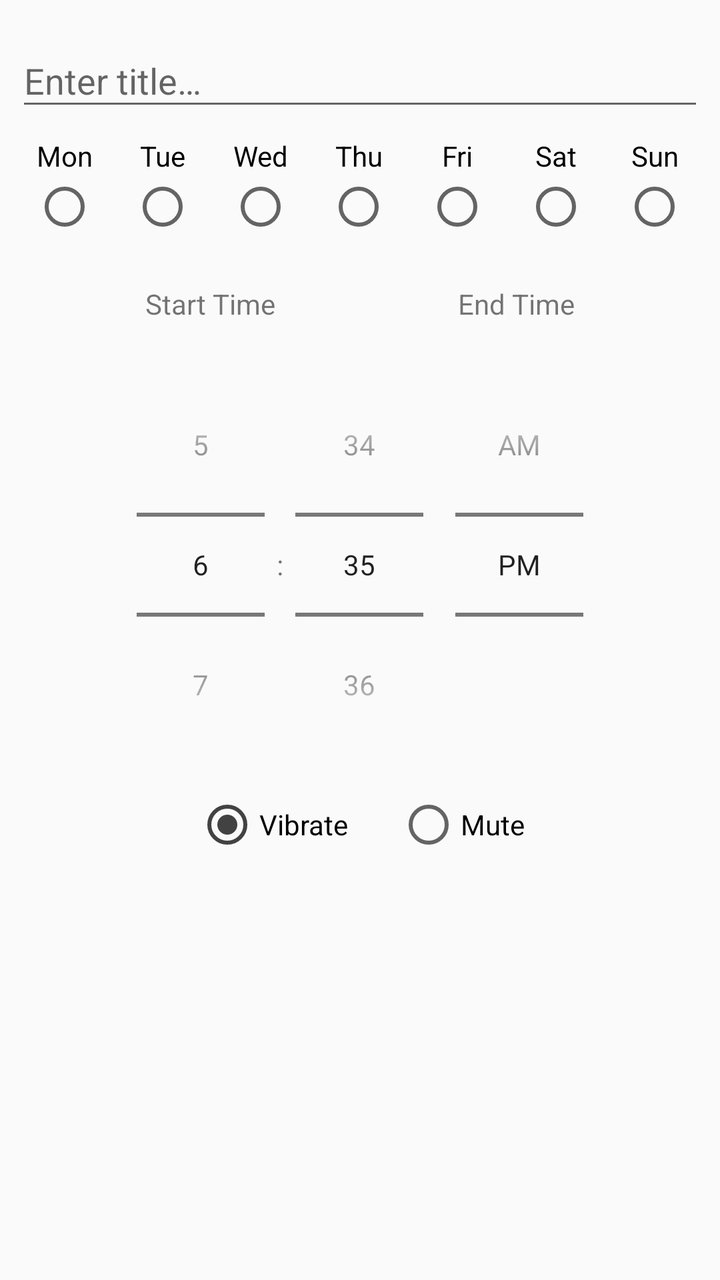
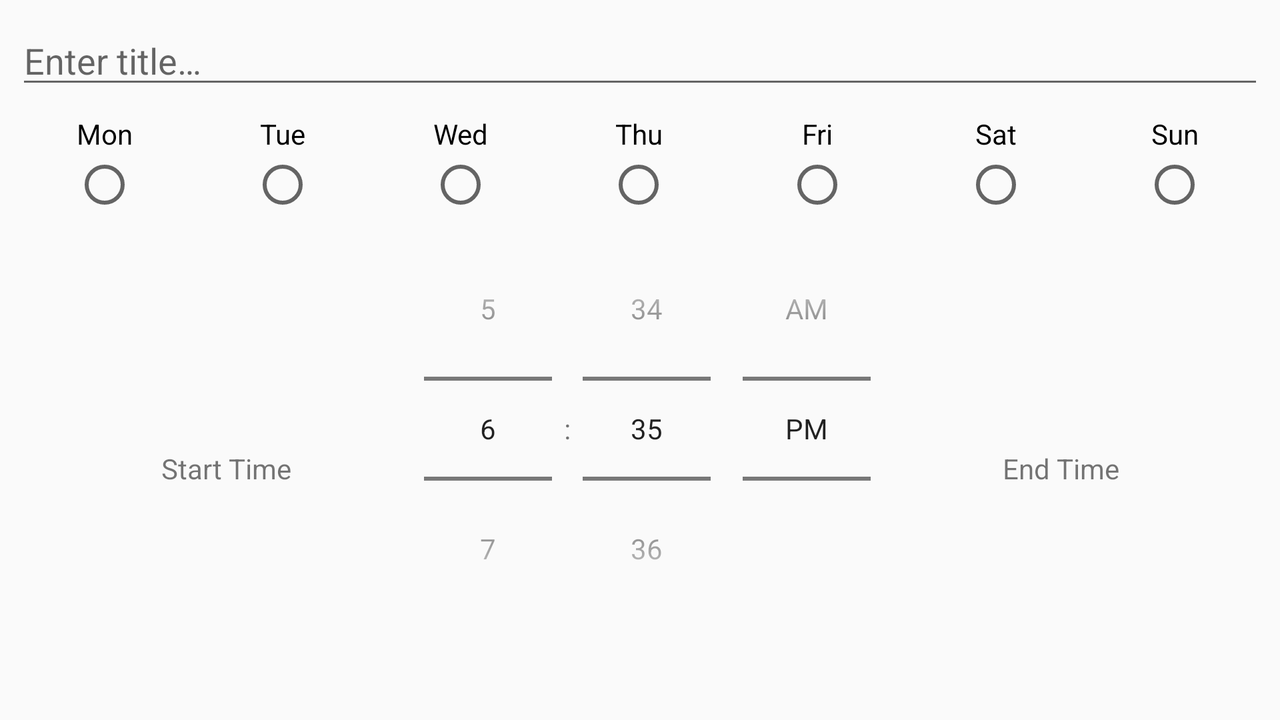

Two renders of one Android screen. The first uses the default layout on a phone; the second uses the alternative layout the repository ships for a different screen configuration, on a matching device. The two XML files are below.
<!-- AndroidManifest.xml: application theme LightTheme -->
<!-- res/layout/fragment_add_edit.xml -->
<?xml version="1.0" encoding="utf-8"?>
<androidx.constraintlayout.widget.ConstraintLayout xmlns:android="http://schemas.android.com/apk/res/android"
    xmlns:app="http://schemas.android.com/apk/res-auto"
    xmlns:tools="http://schemas.android.com/tools"
    android:id="@+id/addedit_fragment"
    android:layout_width="match_parent"
    android:layout_height="match_parent"
    android:focusable="true"
    android:focusableInTouchMode="true"
    tools:context=".fragments.AddEditFragment"
    tools:layout_marginTop="?attr/actionBarSize">

    <com.google.android.material.textfield.TextInputLayout
        android:id="@+id/edit_quiet_time_title_layout"
        android:layout_width="match_parent"
        android:layout_height="wrap_content"
        android:layout_marginStart="8dp"
        android:layout_marginTop="8dp"
        android:layout_marginEnd="8dp"
        app:layout_constraintEnd_toEndOf="parent"
        app:layout_constraintStart_toStartOf="parent"
        app:layout_constraintTop_toTopOf="parent">

        <EditText
            android:id="@+id/edit_quiet_time_title"
            android:layout_width="match_parent"
            android:layout_height="wrap_content"
            android:autofillHints=""
            android:hint="@string/hint_enter_title"
            android:imeOptions="normal|actionDone"
            android:inputType="text"
            android:maxLength="64" />
    </com.google.android.material.textfield.TextInputLayout>

    <LinearLayout
        android:id="@+id/edit_days"
        android:layout_width="0dp"
        android:layout_height="wrap_content"
        android:layout_marginStart="8dp"
        android:layout_marginTop="8dp"
        android:layout_marginEnd="8dp"
        android:orientation="horizontal"
        app:layout_constraintEnd_toEndOf="parent"
        app:layout_constraintHorizontal_bias="0.0"
        app:layout_constraintStart_toStartOf="parent"
        app:layout_constraintTop_toBottomOf="@id/edit_quiet_time_title_layout">

        <CheckBox
            android:id="@+id/edit_day1"
            style="@style/VerticalRadioButton"
            android:layout_width="wrap_content"
            android:layout_height="wrap_content"
            android:layout_marginStart="8dp"
            android:layout_marginEnd="8dp"
            android:layout_weight="1"
            android:gravity="center"
            android:text="@string/monday_short" />

        <CheckBox
            android:id="@+id/edit_day2"
            style="@style/VerticalRadioButton"
            android:layout_width="wrap_content"
            android:layout_height="wrap_content"
            android:layout_marginStart="8dp"
            android:layout_marginEnd="8dp"
            android:layout_weight="1"
            android:text="@string/tuesday_short" />

        <CheckBox
            android:id="@+id/edit_day3"
            style="@style/VerticalRadioButton"
            android:layout_width="wrap_content"
            android:layout_height="wrap_content"
            android:layout_marginStart="8dp"
            android:layout_marginEnd="8dp"
            android:layout_weight="1"
            android:text="@string/wednesday_short" />

        <CheckBox
            android:id="@+id/edit_day4"
            style="@style/VerticalRadioButton"
            android:layout_width="wrap_content"
            android:layout_height="wrap_content"
            android:layout_marginStart="8dp"
            android:layout_marginEnd="8dp"
            android:layout_weight="1"
            android:text="@string/thursday_short" />

        <CheckBox
            android:id="@+id/edit_day5"
            style="@style/VerticalRadioButton"
            android:layout_width="wrap_content"
            android:layout_height="wrap_content"
            android:layout_marginStart="8dp"
            android:layout_marginEnd="8dp"
            android:layout_weight="1"
            android:text="@string/friday_short" />

        <CheckBox
            android:id="@+id/edit_day6"
            style="@style/VerticalRadioButton"
            android:layout_width="wrap_content"
            android:layout_height="wrap_content"
            android:layout_marginStart="8dp"
            android:layout_marginEnd="8dp"
            android:layout_weight="1"
            android:text="@string/saturday_short" />

        <CheckBox
            android:id="@+id/edit_day7"
            style="@style/VerticalRadioButton"
            android:layout_width="wrap_content"
            android:layout_height="wrap_content"
            android:layout_marginStart="8dp"
            android:layout_marginEnd="8dp"
            android:layout_weight="1"
            android:text="@string/sunday_short" />
    </LinearLayout>

    <TextView
        android:id="@+id/start_time_label"
        android:layout_width="wrap_content"
        android:layout_height="wrap_content"
        android:layout_marginTop="16dp"
        android:background="@drawable/tab_button_transition"
        android:padding="7dp"
        android:paddingStart="18dp"
        android:paddingEnd="18dp"
        android:paddingBottom="10dp"
        android:text="@string/qt_item_start_time"
        app:layout_constraintEnd_toStartOf="@+id/end_time_label"
        app:layout_constraintHorizontal_bias="0.5"
        app:layout_constraintStart_toStartOf="parent"
        app:layout_constraintTop_toBottomOf="@+id/edit_days" />

    <TextView
        android:id="@+id/end_time_label"
        android:layout_width="wrap_content"
        android:layout_height="wrap_content"
        android:layout_marginTop="16dp"
        android:background="@drawable/tab_button_transition"
        android:padding="7dp"
        android:paddingStart="18dp"
        android:paddingEnd="18dp"
        android:paddingBottom="10dp"
        android:text="@string/qt_item_end_time"
        app:layout_constraintEnd_toEndOf="parent"
        app:layout_constraintHorizontal_bias="0.5"
        app:layout_constraintStart_toEndOf="@+id/start_time_label"
        app:layout_constraintTop_toBottomOf="@+id/edit_days" />

    <TimePicker
        android:id="@+id/edit_time_picker"
        android:layout_width="match_parent"
        android:layout_height="wrap_content"
        android:layout_marginStart="8dp"
        android:layout_marginTop="8dp"
        android:layout_marginEnd="8dp"
        android:descendantFocusability="blocksDescendants"
        android:timePickerMode="spinner"
        app:layout_constraintBottom_toTopOf="@+id/edit_silence_mode_group"
        app:layout_constraintEnd_toEndOf="parent"
        app:layout_constraintHorizontal_bias="0.5"
        app:layout_constraintStart_toStartOf="parent"
        app:layout_constraintTop_toBottomOf="@+id/start_time_label"
        app:layout_constraintVertical_bias="0.0"
        app:layout_constraintVertical_chainStyle="packed" />

    <RadioGroup
        android:id="@+id/edit_silence_mode_group"
        android:layout_width="wrap_content"
        android:layout_height="wrap_content"
        android:layout_marginTop="8dp"
        android:orientation="horizontal"
        app:layout_constraintBottom_toBottomOf="parent"
        app:layout_constraintEnd_toEndOf="parent"
        app:layout_constraintHorizontal_bias="0.5"
        app:layout_constraintStart_toStartOf="parent"
        app:layout_constraintTop_toBottomOf="@+id/edit_time_picker">

        <RadioButton
            android:id="@+id/edit_vibrate_button"
            android:layout_width="match_parent"
            android:layout_height="wrap_content"
            android:layout_marginEnd="12dp"
            android:checked="true"
            android:text="@string/vibrate" />

        <RadioButton
            android:id="@+id/edit_mute_button"
            android:layout_width="match_parent"
            android:layout_height="wrap_content"
            android:layout_marginStart="12dp"
            android:text="@string/mute" />
    </RadioGroup>

</androidx.constraintlayout.widget.ConstraintLayout>
<!-- resources referenced by this layout -->
<resources>
  <string name="friday_short">Fri</string>
  <string name="hint_enter_title">Enter title…</string>
  <string name="monday_short">Mon</string>
  <string name="mute">Mute</string>
  <string name="qt_item_end_time">End Time</string>
  <string name="qt_item_start_time">Start Time</string>
  <string name="saturday_short">Sat</string>
  <string name="sunday_short">Sun</string>
  <string name="thursday_short">Thu</string>
  <string name="tuesday_short">Tue</string>
  <string name="vibrate">Vibrate</string>
  <string name="wednesday_short">Wed</string>
  <style name="VerticalRadioButton">
          <item name="android:button">@null</item>
          <item name="android:drawableBottom">?android:attr/listChoiceIndicatorSingle</item>
          <item name="android:gravity">center_horizontal|bottom</item>
      </style>
  <style name="LightTheme" parent="AppTheme">
          <item name="colorPrimary">@color/light_colorPrimary</item>
          <item name="colorPrimaryDark">@color/light_colorPrimaryDark</item>
          <item name="colorAccent">@color/light_colorAccent</item>
          <item name="background">@color/light_background</item>
          <item name="colorCardViewLine">@color/light_separator_line</item>
          <item name="colorIcon">@color/light_icon</item>
          <item name="colorShadowOverBackground">@color/light_shadowOverBackground</item>
      </style>
  <style name="AppTheme" parent="Theme.AppCompat.Light.NoActionBar">
          
          <item name="colorPrimary">@color/colorPrimary</item>
          <item name="colorPrimaryDark">@color/colorPrimaryDark</item>
          <item name="colorAccent">@color/colorAccent</item>
      </style>
  <color name="light_colorPrimary">#FF5722</color>
  <color name="light_colorPrimaryDark">#BF360C</color>
  <color name="light_colorAccent">#424242</color>
  <color name="light_background">#FAFAFA</color>
  <color name="light_separator_line">#C1C1C1</color>
  <color name="colorPrimary">#6200EE</color>
  <color name="colorPrimaryDark">#3700B3</color>
  <color name="colorAccent">#03DAC5</color>
</resources>
<!-- res/layout-land/fragment_add_edit.xml (the author's variant of the layout above) -->
<!-- drawn on the phone turned sideways -->
<?xml version="1.0" encoding="utf-8"?>
<androidx.constraintlayout.widget.ConstraintLayout xmlns:android="http://schemas.android.com/apk/res/android"
    xmlns:app="http://schemas.android.com/apk/res-auto"
    xmlns:tools="http://schemas.android.com/tools"
    android:id="@+id/addedit_fragment"
    android:layout_width="match_parent"
    android:layout_height="match_parent"
    android:focusable="true"
    android:focusableInTouchMode="true"
    tools:context=".fragments.AddEditFragment"
    tools:layout_marginTop="?attr/actionBarSize">

    <EditText
        android:id="@+id/edit_quiet_time_title"
        android:layout_width="0dp"
        android:layout_height="wrap_content"
        android:layout_marginStart="8dp"
        android:layout_marginTop="8dp"
        android:layout_marginEnd="8dp"
        android:autofillHints=""
        android:hint="@string/hint_enter_title"
        android:imeOptions="normal|actionDone"
        android:inputType="text"
        android:maxLength="64"
        app:layout_constraintEnd_toEndOf="parent"
        app:layout_constraintStart_toStartOf="parent"
        app:layout_constraintTop_toTopOf="parent" />

    <LinearLayout
        android:id="@+id/edit_days"
        android:layout_width="0dp"
        android:layout_height="wrap_content"
        android:layout_marginStart="8dp"
        android:layout_marginTop="8dp"
        android:layout_marginEnd="8dp"
        android:orientation="horizontal"
        app:layout_constraintEnd_toEndOf="parent"
        app:layout_constraintHorizontal_bias="0.0"
        app:layout_constraintStart_toStartOf="parent"
        app:layout_constraintTop_toBottomOf="@id/edit_quiet_time_title">

        <CheckBox
            android:id="@+id/edit_day1"
            style="@style/VerticalRadioButton"
            android:layout_width="wrap_content"
            android:layout_height="wrap_content"
            android:layout_marginStart="8dp"
            android:layout_marginEnd="8dp"
            android:layout_weight="1"
            android:gravity="center"
            android:text="@string/monday_short" />

        <CheckBox
            android:id="@+id/edit_day2"
            style="@style/VerticalRadioButton"
            android:layout_width="wrap_content"
            android:layout_height="wrap_content"
            android:layout_marginStart="8dp"
            android:layout_marginEnd="8dp"
            android:layout_weight="1"
            android:text="@string/tuesday_short" />

        <CheckBox
            android:id="@+id/edit_day3"
            style="@style/VerticalRadioButton"
            android:layout_width="wrap_content"
            android:layout_height="wrap_content"
            android:layout_marginStart="8dp"
            android:layout_marginEnd="8dp"
            android:layout_weight="1"
            android:text="@string/wednesday_short" />

        <CheckBox
            android:id="@+id/edit_day4"
            style="@style/VerticalRadioButton"
            android:layout_width="wrap_content"
            android:layout_height="wrap_content"
            android:layout_marginStart="8dp"
            android:layout_marginEnd="8dp"
            android:layout_weight="1"
            android:text="@string/thursday_short" />

        <CheckBox
            android:id="@+id/edit_day5"
            style="@style/VerticalRadioButton"
            android:layout_width="wrap_content"
            android:layout_height="wrap_content"
            android:layout_marginStart="8dp"
            android:layout_marginEnd="8dp"
            android:layout_weight="1"
            android:text="@string/friday_short" />

        <CheckBox
            android:id="@+id/edit_day6"
            style="@style/VerticalRadioButton"
            android:layout_width="wrap_content"
            android:layout_height="wrap_content"
            android:layout_marginStart="8dp"
            android:layout_marginEnd="8dp"
            android:layout_weight="1"
            android:text="@string/saturday_short" />

        <CheckBox
            android:id="@+id/edit_day7"
            style="@style/VerticalRadioButton"
            android:layout_width="wrap_content"
            android:layout_height="wrap_content"
            android:layout_marginStart="8dp"
            android:layout_marginEnd="8dp"
            android:layout_weight="1"
            android:text="@string/sunday_short" />
    </LinearLayout>

    <TextView
        android:id="@+id/start_time_label"
        android:layout_width="wrap_content"
        android:layout_height="wrap_content"
        android:layout_marginTop="16dp"
        android:layout_marginEnd="32dp"
        android:layout_marginBottom="16dp"
        android:background="@drawable/tab_button_transition"
        android:padding="7dp"
        android:paddingStart="18dp"
        android:paddingEnd="18dp"
        android:paddingBottom="10dp"
        android:text="@string/qt_item_start_time"
        app:layout_constraintBottom_toBottomOf="parent"
        app:layout_constraintEnd_toStartOf="@+id/edit_time_picker"
        app:layout_constraintHorizontal_chainStyle="packed"
        app:layout_constraintHorizontal_weight="1"
        app:layout_constraintStart_toStartOf="parent"
        app:layout_constraintTop_toBottomOf="@+id/edit_days" />

    <TimePicker
        android:id="@+id/edit_time_picker"
        android:layout_width="wrap_content"
        android:layout_height="0dp"
        android:descendantFocusability="blocksDescendants"
        android:timePickerMode="spinner"
        app:layout_constraintBottom_toBottomOf="parent"
        app:layout_constraintEnd_toStartOf="@+id/end_time_label"
        app:layout_constraintHorizontal_bias="0.5"
        app:layout_constraintHorizontal_weight="5"
        app:layout_constraintStart_toEndOf="@+id/start_time_label"
        app:layout_constraintTop_toBottomOf="@+id/edit_days"
        app:layout_constraintVertical_bias="0.5" />

    <TextView
        android:id="@+id/end_time_label"
        android:layout_width="wrap_content"
        android:layout_height="wrap_content"
        android:layout_marginStart="32dp"
        android:layout_marginTop="16dp"
        android:layout_marginBottom="16dp"
        android:background="@drawable/tab_button_transition"
        android:padding="7dp"
        android:paddingStart="18dp"
        android:paddingEnd="18dp"
        android:paddingBottom="10dp"
        android:text="@string/qt_item_end_time"
        app:layout_constraintBottom_toBottomOf="parent"
        app:layout_constraintEnd_toEndOf="parent"
        app:layout_constraintHorizontal_bias="0.5"
        app:layout_constraintHorizontal_weight="1"
        app:layout_constraintStart_toEndOf="@+id/edit_time_picker"
        app:layout_constraintTop_toBottomOf="@+id/edit_days" />

</androidx.constraintlayout.widget.ConstraintLayout>
<!-- resources referenced by the variant -->
<!-- as the phone turned sideways resolves them -->
<resources>
  <string name="friday_short">Fri</string>
  <string name="hint_enter_title">Enter title…</string>
  <string name="monday_short">Mon</string>
  <string name="qt_item_end_time">End Time</string>
  <string name="qt_item_start_time">Start Time</string>
  <string name="saturday_short">Sat</string>
  <string name="sunday_short">Sun</string>
  <string name="thursday_short">Thu</string>
  <string name="tuesday_short">Tue</string>
  <string name="wednesday_short">Wed</string>
  <style name="VerticalRadioButton">
          <item name="android:button">@null</item>
          <item name="android:drawableBottom">?android:attr/listChoiceIndicatorSingle</item>
          <item name="android:gravity">center_horizontal|bottom</item>
      </style>
  <style name="LightTheme" parent="AppTheme">
          <item name="colorPrimary">@color/light_colorPrimary</item>
          <item name="colorPrimaryDark">@color/light_colorPrimaryDark</item>
          <item name="colorAccent">@color/light_colorAccent</item>
          <item name="background">@color/light_background</item>
          <item name="colorCardViewLine">@color/light_separator_line</item>
          <item name="colorIcon">@color/light_icon</item>
          <item name="colorShadowOverBackground">@color/light_shadowOverBackground</item>
      </style>
  <style name="AppTheme" parent="Theme.AppCompat.Light.NoActionBar">
          
          <item name="colorPrimary">@color/colorPrimary</item>
          <item name="colorPrimaryDark">@color/colorPrimaryDark</item>
          <item name="colorAccent">@color/colorAccent</item>
      </style>
  <color name="light_colorPrimary">#FF5722</color>
  <color name="light_colorPrimaryDark">#BF360C</color>
  <color name="light_colorAccent">#424242</color>
  <color name="light_background">#FAFAFA</color>
  <color name="light_separator_line">#C1C1C1</color>
  <color name="colorPrimary">#6200EE</color>
  <color name="colorPrimaryDark">#3700B3</color>
  <color name="colorAccent">#03DAC5</color>
</resources>
